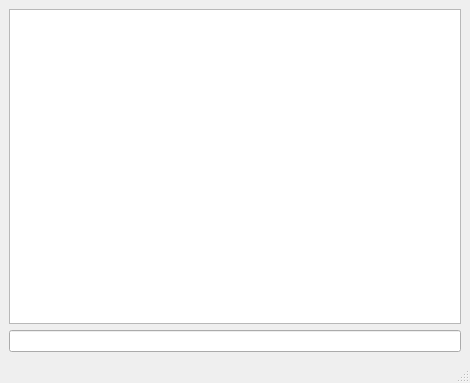
<?xml version="1.0" encoding="UTF-8"?>
<ui version="4.0">
 <class>server</class>
 <widget class="QMainWindow" name="server">
  <property name="geometry">
   <rect>
    <x>0</x>
    <y>0</y>
    <width>470</width>
    <height>383</height>
   </rect>
  </property>
  <property name="windowTitle">
   <string>MainWindow</string>
  </property>
  <widget class="QWidget" name="centralwidget">
   <layout class="QGridLayout" name="gridLayout">
    <item row="2" column="0">
     <widget class="QLineEdit" name="lineEdit">
      <property name="inputMask">
       <string/>
      </property>
      <property name="text">
       <string/>
      </property>
      <property name="frame">
       <bool>true</bool>
      </property>
      <property name="clearButtonEnabled">
       <bool>false</bool>
      </property>
     </widget>
    </item>
    <item row="1" column="0">
     <widget class="QTextBrowser" name="textBrowser"/>
    </item>
   </layout>
  </widget>
  <widget class="QMenuBar" name="menubar">
   <property name="geometry">
    <rect>
     <x>0</x>
     <y>0</y>
     <width>470</width>
     <height>21</height>
    </rect>
   </property>
  </widget>
  <widget class="QStatusBar" name="statusbar"/>
 </widget>
 <resources/>
 <connections/>
</ui>
